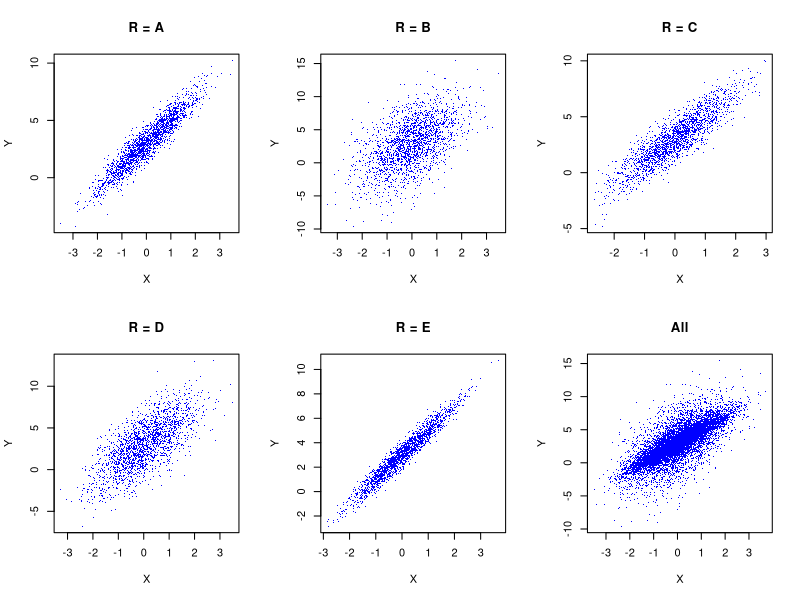

Here is the R script that generated this plot: (Note: this script raises an error after producing the figure.)
#### Simulation des données ####
n <- 10000
X <- rnorm(n)
Y <- 2*X + 3
ref <- c("A","B","C","D","E")
R <- ref[sample(length(ref), n, replace=T)]
std <- c(0.75, 3, 1, 2, 0.5)

for(i in ref){
  Y[R==i]<- Y[R==i]+rnorm(length(Y[R==i]),0,std[ref==i])
}

d <- data.frame(R,X,Y)

#### Représentation des données ####
par(mfrow=c(2,3))

for(i in ref){
  plot(d$X[d$R==i],d$Y[d$R==i], xlab="X", ylab="Y", main=paste("R =",i), col="blue", pch=46)
}
plot(d$X, d$Y, xlab="X", ylab="Y", main="All", col="blue", pch=46)

#### Sauvegarde des données ####
write.table(d, "/home/root/big_data_simulated.csv", sep=" ", col.names=F, row.names=F)